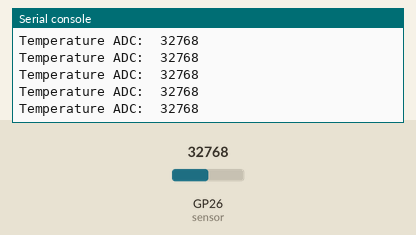
Bench run of a program on a simulated Raspberry Pi Pico running MicroPython. Parts: the last lines printed to the serial console. The test bench sets the inputs (shaded band); at power-on: GP26 (sensor) = 32768 (analog values on the 0–65535 scale).

Above: at 1.2 s.
1.3 s: GP26 (sensor) set to 45874
At 1.31 s:
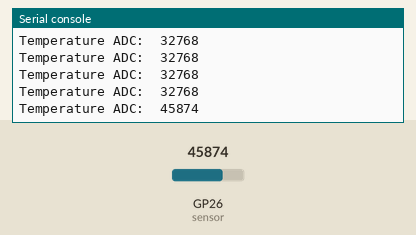
2.8 s: GP26 (sensor) set to 57670
At 2.82 s:
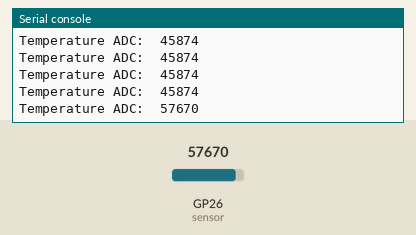
Timing chart, 0 to 5.8 s (numbered marks = the images above; inputs shaded):
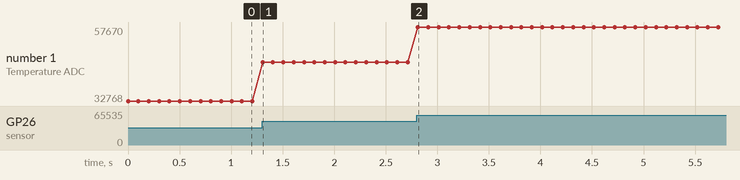

Measured:
- after the input at 1.3 s, the serial console: prints a new line at once (image 1)
- after the input at 2.8 s, the serial console: prints a new line at once (image 2)
- plotted number 1: 32768 → 45874 after the input at 1.3 s, 45874 → 57670 after the input at 2.8 s

The program:

temperature.py
```python
'''
 * Keyestudio 24 in 1 Starter Kit for Raspberry Pi Pico
 * lesson 14
 * Temperature sensor
 * http://www.keyestudio.com
'''
import machine
import utime
import math

sensor = machine.ADC(0)
while True:
    temp = sensor.read_u16()
    print("Temperature ADC: ", end = " ")
    print(temp)
    utime.sleep(0.1)
```
